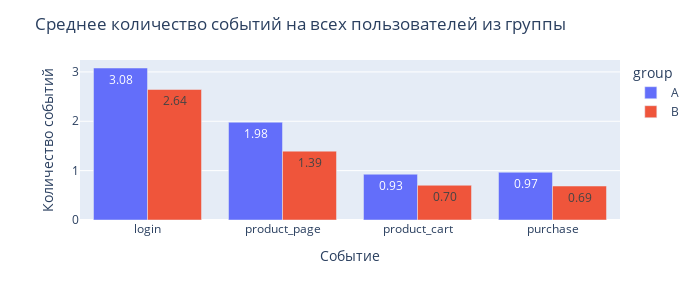

Notebook cell for this chart:
### Code cell
# так же можно посмотреть количество среднее количество событий по отношению ко всем пользователям группы
mean_events = data.groupby(['group', 'event_name'], as_index=False).agg(event_quantity=('event_dt', 'count')) 
mean_events.loc[mean_events['group'] == 'A', 'event_quantity'] =\
    mean_events.loc[mean_events['group'] == 'A', 'event_quantity'] / data[data['group'] == 'A']['user_id'].nunique()
mean_events.loc[mean_events['group'] == 'B', 'event_quantity'] =\
    mean_events.loc[mean_events['group'] == 'B', 'event_quantity'] / data[data['group'] == 'B']['user_id'].nunique()

fig = px.bar(mean_events, 
             x='event_name', y='event_quantity',
             color='group', barmode='group', text_auto='.2f',
             category_orders={"event_name": funnel_sec})

fig.update_layout(width=700, height=300, 
                 title='Среднее количество событий на всех пользователей из группы',
                 xaxis_title='Событие',  yaxis_title='Количество событий')
fig.show()

### Figure 1 — Plotly figure (JSON) as saved in the notebook; plotly's stock layout.template omitted (floating-point values rounded to 4 significant figures)
{"data": [{"alignmentgroup": "True", "hovertemplate": "group=A<br>event_name=%{x}<br>event_quantity=%{y}<extra></extra>", "legendgroup": "A", "marker": {"color": "#636efa", "pattern": {"shape": ""}}, "name": "A", "offsetgroup": "A", "orientation": "v", "showlegend": true, "textposition": "auto", "texttemplate": "%{y:.2f}", "type": "bar", "x": ["login", "product_cart", "product_page", "purchase"], "xaxis": "x", "y": [3.079, 0.9276, 1.981, 0.9675], "yaxis": "y"}, {"alignmentgroup": "True", "hovertemplate": "group=B<br>event_name=%{x}<br>event_quantity=%{y}<extra></extra>", "legendgroup": "B", "marker": {"color": "#EF553B", "pattern": {"shape": ""}}, "name": "B", "offsetgroup": "B", "orientation": "v", "showlegend": true, "textposition": "auto", "texttemplate": "%{y:.2f}", "type": "bar", "x": ["login", "product_cart", "product_page", "purchase"], "xaxis": "x", "y": [2.644, 0.7039, 1.395, 0.6883], "yaxis": "y"}], "layout": {"barmode": "group", "height": 300, "legend": {"title": {"text": "group"}, "tracegroupgap": 0}, "margin": {"t": 60}, "title": {"text": "Среднее количество событий на всех пользователей из группы"}, "width": 700, "xaxis": {"anchor": "y", "categoryarray": ["login", "product_page", "product_cart", "purchase"], "categoryorder": "array", "domain": [0, 1], "title": {"text": "Событие"}}, "yaxis": {"anchor": "x", "domain": [0, 1], "title": {"text": "Количество событий"}}}}
